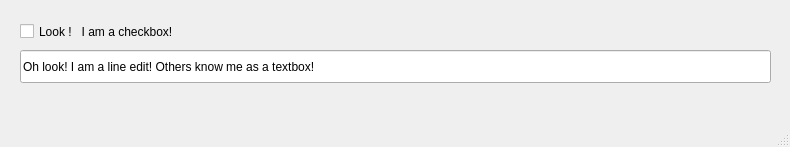
<?xml version="1.0" encoding="UTF-8"?>
<ui version="4.0">
 <class>MainWindow</class>
 <widget class="QMainWindow" name="MainWindow">
  <property name="geometry">
   <rect>
    <x>0</x>
    <y>0</y>
    <width>790</width>
    <height>147</height>
   </rect>
  </property>
  <property name="windowTitle">
   <string>The Great Frobrinator</string>
  </property>
  <widget class="QWidget" name="centralwidget">
   <widget class="QCheckBox" name="checkBox">
    <property name="geometry">
     <rect>
      <x>20</x>
      <y>20</y>
      <width>181</width>
      <height>23</height>
     </rect>
    </property>
    <property name="text">
     <string>Look !   I am a checkbox!</string>
    </property>
   </widget>
   <widget class="QLineEdit" name="lineEdit">
    <property name="geometry">
     <rect>
      <x>20</x>
      <y>50</y>
      <width>751</width>
      <height>33</height>
     </rect>
    </property>
    <property name="text">
     <string>Oh look! I am a line edit! Others know me as a textbox!</string>
    </property>
   </widget>
  </widget>
  <widget class="QMenuBar" name="menubar">
   <property name="geometry">
    <rect>
     <x>0</x>
     <y>0</y>
     <width>790</width>
     <height>31</height>
    </rect>
   </property>
  </widget>
  <widget class="QStatusBar" name="statusbar"/>
 </widget>
 <resources/>
 <connections>
  <connection>
   <sender>lineEdit</sender>
   <signal>textChanged(QString)</signal>
   <receiver>checkBox</receiver>
   <slot>toggle()</slot>
   <hints>
    <hint type="sourcelabel">
     <x>395</x>
     <y>97</y>
    </hint>
    <hint type="destinationlabel">
     <x>110</x>
     <y>62</y>
    </hint>
   </hints>
  </connection>
  <connection>
   <sender>checkBox</sender>
   <signal>stateChanged(int)</signal>
   <receiver>lineEdit</receiver>
   <slot>clear()</slot>
   <hints>
    <hint type="sourcelabel">
     <x>110</x>
     <y>62</y>
    </hint>
    <hint type="destinationlabel">
     <x>395</x>
     <y>97</y>
    </hint>
   </hints>
  </connection>
 </connections>
</ui>
